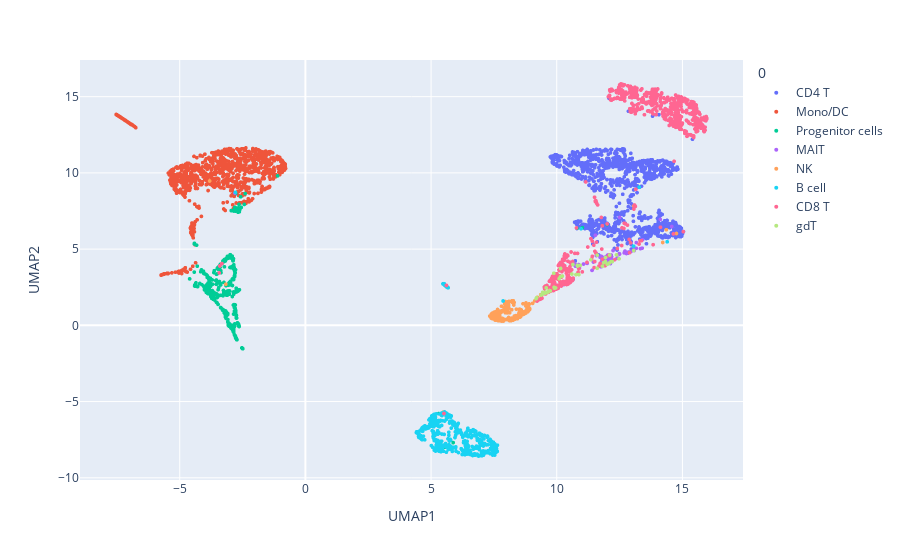

The notebook cell this image was saved under:
### Code cell
plot_df = pd.DataFrame(test_labels.copy())
plot_df["UMAP1"] = embeds_umap[:, 0]
plot_df["UMAP2"] = embeds_umap[:, 1]
fig = px.scatter(plot_df, x="UMAP1", y="UMAP2", color=0)
fig.update_traces(marker=dict(size=4))
fig.show()

### Figure 1 — Plotly figure (JSON) as saved in the notebook; plotly's stock layout.template omitted (floating-point values rounded to 4 significant figures; data arrays with more than 128 entries replaced by an {"elided": "..."} marker saying what was removed)
{"data": [{"hovertemplate": "0=CD4 T<br>UMAP1=%{x}<br>UMAP2=%{y}<extra></extra>", "legendgroup": "CD4 T", "marker": {"color": "#636efa", "size": 4, "symbol": "circle"}, "mode": "markers", "name": "CD4 T", "showlegend": true, "type": "scattergl", "x": {"elided": "1245 float values"}, "xaxis": "x", "y": {"elided": "1245 float values"}, "yaxis": "y"}, {"hovertemplate": "0=Mono/DC<br>UMAP1=%{x}<br>UMAP2=%{y}<extra></extra>", "legendgroup": "Mono/DC", "marker": {"color": "#EF553B", "size": 4, "symbol": "circle"}, "mode": "markers", "name": "Mono/DC", "showlegend": true, "type": "scattergl", "x": {"elided": "1165 float values"}, "xaxis": "x", "y": {"elided": "1165 float values"}, "yaxis": "y"}, {"hovertemplate": "0=Progenitor cells<br>UMAP1=%{x}<br>UMAP2=%{y}<extra></extra>", "legendgroup": "Progenitor cells", "marker": {"color": "#00cc96", "size": 4, "symbol": "circle"}, "mode": "markers", "name": "Progenitor cells", "showlegend": true, "type": "scattergl", "x": {"elided": "428 float values"}, "xaxis": "x", "y": {"elided": "428 float values"}, "yaxis": "y"}, {"hovertemplate": "0=MAIT<br>UMAP1=%{x}<br>UMAP2=%{y}<extra></extra>", "legendgroup": "MAIT", "marker": {"color": "#ab63fa", "size": 4, "symbol": "circle"}, "mode": "markers", "name": "MAIT", "showlegend": true, "type": "scattergl", "x": [11.89, 11.8, 10.9, -2.802, 12.86, 12.14, 11.98, 12.19, 11.99, 11.07, 11.85, 11.94, 12.13, 11.77, 12.4, 10.27, 10.72, 11.8, 11.88, 11.77, 12.07, 12.83, 11.78, 11.46, 12.24, 13.17, 9.615, 12.95, 12.01, 12.77, 12.11, 12.16, 11.54, 9.923, 14.12, 11.58, 12.24, 11.21, 10.66, 12.2, 11.77, 12.03, 12.0, 14.58, 12.02, 12.18, 12.02, 11.93, 13.05, 13.41, 11.9, 12.03, 12.13, 10.87, 12.08, 11.8, 11.94, 10.82, 10.14, 11.4, 12.05, 12.17, 12.5, 12.01, 11.72, 11.8, 13.4, 11.9, 12.5, 10.05, 11.92, 11.98, 13.08, 13.16, 10.9, 13.33, 10.61, 11.78, 12.49, 12.02, 11.56, 11.98, 12.72, 10.6, 10.74, 13.05, 13.08, 12.94, 12.46, 12.05, 12.95, 11.75, 12.68, 11.75], "xaxis": "x", "y": [3.94, 3.903, 3.76, 8.676, 4.808, 4.5, 4.108, 4.172, 4.402, 4.021, 4.342, 4.103, 4.052, 3.851, 4.4, 2.662, 4.041, 4.232, 3.923, 3.854, 4.392, 4.73, 4.179, 4.154, 4.26, 5.429, 2.168, 4.841, 4.054, 4.713, 4.532, 4.219, 5.91, 2.778, 6.948, 4.576, 4.909, 4.065, 4.066, 4.293, 3.848, 4.034, 4.36, 6.483, 4.347, 4.497, 4.297, 4.189, 5.154, 5.615, 4.467, 4.612, 4.376, 3.986, 4.489, 4.356, 4.454, 3.855, 2.609, 3.607, 4.112, 4.612, 4.672, 4.042, 4.463, 3.912, 5.063, 4.297, 7.077, 2.554, 3.945, 4.221, 4.893, 5.056, 3.938, 5.033, 4.04, 4.524, 4.704, 4.19, 4.735, 4.51, 4.871, 4.094, 3.884, 4.922, 4.932, 4.842, 4.391, 4.512, 4.844, 3.864, 4.752, 3.842], "yaxis": "y"}, {"hovertemplate": "0=NK<br>UMAP1=%{x}<br>UMAP2=%{y}<extra></extra>", "legendgroup": "NK", "marker": {"color": "#FFA15A", "size": 4, "symbol": "circle"}, "mode": "markers", "name": "NK", "showlegend": true, "type": "scattergl", "x": {"elided": "215 float values"}, "xaxis": "x", "y": {"elided": "215 float values"}, "yaxis": "y"}, {"hovertemplate": "0=B cell<br>UMAP1=%{x}<br>UMAP2=%{y}<extra></extra>", "legendgroup": "B cell", "marker": {"color": "#19d3f3", "size": 4, "symbol": "circle"}, "mode": "markers", "name": "B cell", "showlegend": true, "type": "scattergl", "x": {"elided": "549 float values"}, "xaxis": "x", "y": {"elided": "549 float values"}, "yaxis": "y"}, {"hovertemplate": "0=CD8 T<br>UMAP1=%{x}<br>UMAP2=%{y}<extra></extra>", "legendgroup": "CD8 T", "marker": {"color": "#FF6692", "size": 4, "symbol": "circle"}, "mode": "markers", "name": "CD8 T", "showlegend": true, "type": "scattergl", "x": {"elided": "858 float values"}, "xaxis": "x", "y": {"elided": "858 float values"}, "yaxis": "y"}, {"hovertemplate": "0=gdT<br>UMAP1=%{x}<br>UMAP2=%{y}<extra></extra>", "legendgroup": "gdT", "marker": {"color": "#B6E880", "size": 4, "symbol": "circle"}, "mode": "markers", "name": "gdT", "showlegend": true, "type": "scattergl", "x": [10.82, 12.21, 11.94, 9.442, 12.48, 9.709, 9.885, 12.09, 9.542, 10.6, 12.38, 10.64, 12.01, 9.652, 9.528, 11.61, 11.94, 9.911, 9.71, 9.638, 10.15, 9.541, 9.894, 10.93, 9.179, 12.08, 11.36, 9.683, 10.15, 10.22, 11.61, 10.77, 11.87, 10.83, 9.376, 9.952, 9.743, 9.441, 12.11, 12.16, 10.88, 9.198, 9.581, 9.428, 11.82, 9.608, 13.06, 10.1], "xaxis": "x", "y": [3.94, 4.18, 4.448, 2.125, 4.366, 2.259, 3.416, 4.085, 2.16, 3.365, 4.62, 3.99, 3.999, 2.185, 2.163, 4.604, 4.182, 2.44, 2.248, 2.183, 3.728, 2.11, 2.495, 3.935, 1.746, 4.084, 4.301, 2.232, 3.19, 3.235, 3.741, 3.332, 4.115, 3.891, 1.982, 2.456, 2.261, 2.164, 4.608, 4.184, 3.331, 1.813, 2.458, 2.033, 3.881, 2.164, 4.908, 3.063], "yaxis": "y"}], "layout": {"legend": {"title": {"text": "0"}, "tracegroupgap": 0}, "margin": {"t": 60}, "xaxis": {"anchor": "y", "domain": [0, 1], "title": {"text": "UMAP1"}}, "yaxis": {"anchor": "x", "domain": [0, 1], "title": {"text": "UMAP2"}}}}
